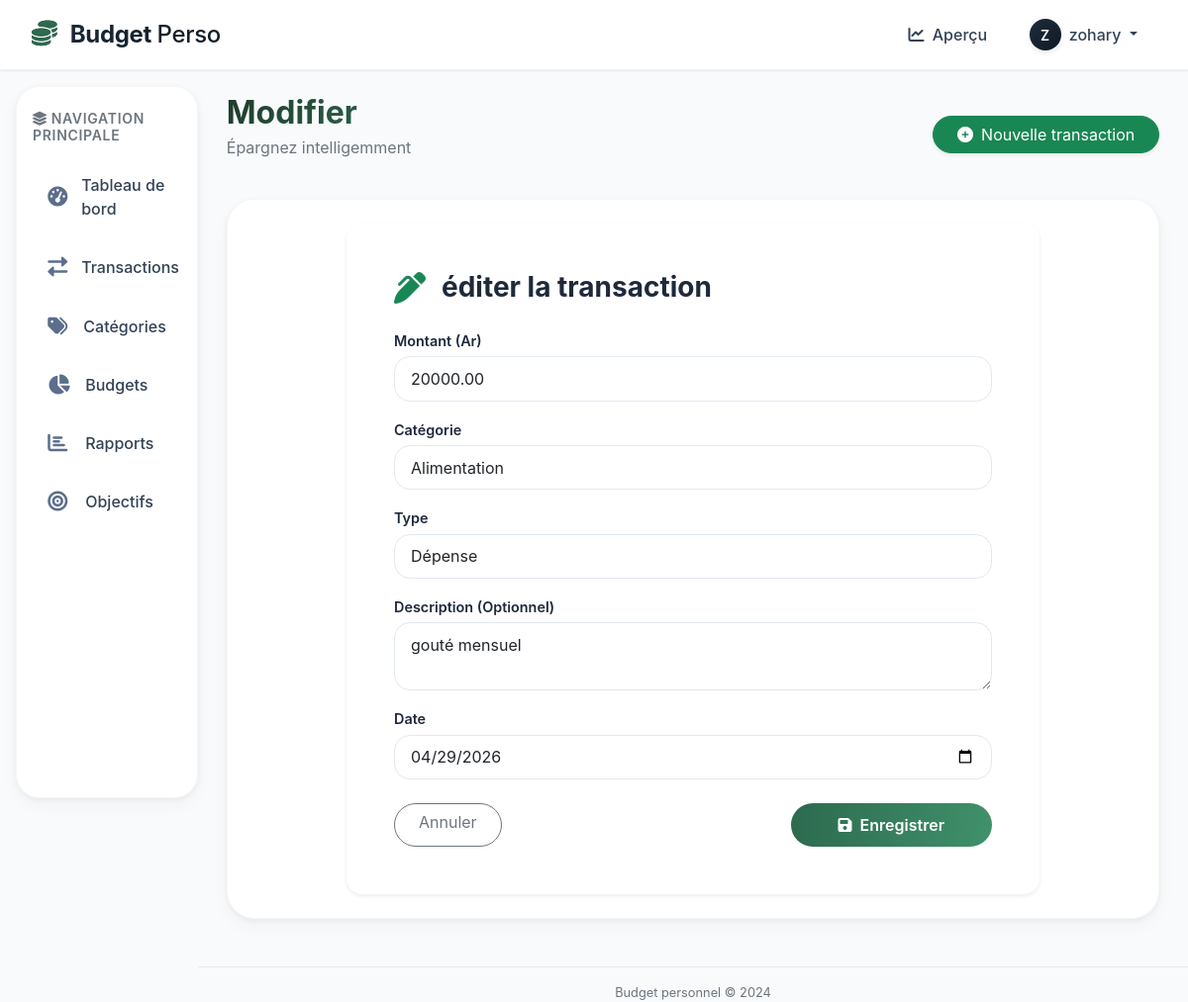
The app's page /transactions/edit/1/ (signed in) with its own data.
### budget/models.py (models this page shows, shortened)
class Transaction(models.Model):
    TYPE_CHOICES = (
        ('income', 'Revenu'),
        ('expense', 'Dépense'),
    )
    amount = models.DecimalField(max_digits=10, decimal_places=2)
    category = models.ForeignKey(Category, on_delete=models.CASCADE, related_name='transactions')
    type = models.CharField(max_length=10, choices=TYPE_CHOICES)
    description = models.TextField(blank=True)
    date = models.DateField()
    user = models.ForeignKey(User, on_delete=models.CASCADE, related_name='transactions')
    created_at = models.DateTimeField(auto_now_add=True)
    updated_at = models.DateTimeField(auto_now=True)

### budget/views.py (the view)
# urls.py: path('transactions/edit/<int:pk>/', views.transaction_update, name='transaction_update'),
@login_required
def transaction_update(request, pk):
    transaction = get_object_or_404(Transaction, pk=pk, user=request.user)
    if request.method == 'POST':
        form = TransactionForm(request.POST, instance=transaction, user=request.user)
        if form.is_valid():
            form.save()
            messages.success(request, 'Transaction modifiée avec succès !')
            return redirect('transaction_list')
    else:
        form = TransactionForm(instance=transaction, user=request.user)
    return render(request, 'budget/update.html', {'form': form})

### budget/forms.py
class TransactionForm(forms.ModelForm):
    class Meta:
        model = Transaction
        fields = ['amount', 'category', 'type', 'description', 'date']
        widgets = {
            'date': forms.DateInput(attrs={'type': 'date', 'class': 'form-control'}),
            'amount': forms.NumberInput(attrs={'class': 'form-control', 'step': '0.01'}),
            'category': forms.Select(attrs={'class': 'form-control'}),
            'type': forms.Select(attrs={'class': 'form-control'}),
            'description': forms.Textarea(attrs={'class': 'form-control', 'rows': 2}),
        }
    def __init__(self, *args, **kwargs):
        user = kwargs.pop('user', None)
        super().__init__(*args, **kwargs)
        if user:
            self.fields['category'].queryset = Category.objects.filter(user=user)

### budget/templates/budget/update.html (shortened to what this page needs)
{% extends "base.html" %}
{% load static %}
{% block content %}
<div class="container">
    <div class="form-card">
        <div class="card shadow-sm border-0 rounded-4 p-4 p-md-5">
            <div class="d-flex align-items-center gap-3 mb-4">
                <i class="fas fa-pen-alt fa-2x text-success"></i>
                <h3 class="fw-bold mb-0">éditer la transaction</h3>
            </div>
            <form method="post">
                <div class="mb-3">
                    <label for="id_amount" class="form-label">Montant (Ar)</label>
                    <input type="number" step="0.01" name="amount" id="id_amount"
                        class="form-control" value="{{ form.amount.value|default:''}}" required>
                </div>
                <div class="mb-3">
                    <label for="id_category" class="form-label">Catégorie</label>
                    <select name="category" id="id_category" class="form-control" required>
                        {% for cat in form.category.field.queryset %}
                            <option value="{{ cat.pk }}" {% if cat.pk == form.category.value %}selected{% endif %}>
                                {{ cat.name }}
                            </option>
                        {% endfor %}
                    </select>
                </div>
                <div class="mb-3">
                    <label for="id_type" class="form-label">Type</label>
                    <select name="type" id="id_type" class="form-control" required>
                        <option value="expense" {% if form.type.value == 'expense' %}selected{% endif %}>Dépense</option>
                    </select>
                </div>
                <div class="mb-3">
                    <label for="id_description" class="form-label">Description (Optionnel)</label>
                    <textarea name="description" id="id_description" rows="2" class="form-control">{{ form.description.value|default:'' }}</textarea>
                </div>
                <div class="mb-4">
                    <label for="id_date" class="form-label">Date</label>
                    <input type="date" name="date" id="id_date"
                        class="form-control" value="{{ form.date.value|date:'Y-m-d'}}" required>
                </div>
                <div class="d-flex justify-content-between gap-2">
                    <a href="{% url 'transaction_list' %}" class="btn btn-outline-secondary rounded-pill px-4">
                        Annuler
                    </a>
                    <button type="submit" class="btn btn-submit text-white rounded-pill px-5">
                        <i class="fas fa-save me-2"></i>Enregistrer
                    </button>
                </div>
            </form>
        </div>
    </div>
</div>
{% endblock %}

### budget/templates/base.html (shortened to what this page needs)
{% load static %}
<!DOCTYPE html>
<html lang="fr">
<head>
    <link href="{% static 'bootstrap/css/bootstrap.min.css' %}" rel="stylesheet">
    <link rel="stylesheet" href="https://cdnjs.cloudflare.com/ajax/libs/font-awesome/6.0.0-beta3/css/all.min.css">
</head>
<body>
    {% if user.is_authenticated %}
    <nav class="navbar navbar-expand-lg nav-horizontal sticky-top">
        <div class="container-fluid px-0 px-lg-2">
            <a class="navbar-brand" href="{% url 'dashboard' %}">
                <i class="fas fa-coins"></i>
                Budget <span style="font-weight: 500;">Perso</span>
            </a>
            <div class="collapse navbar-collapse" id="navbarHorizontal">
                <ul class="navbar-nav ms-auto mb-2 mb-lg-0 align-items-center gap-1">
                    <li class="nav-item">
                        <a class="nav-link-horizontal" href="{% url 'dashboard' %}"><i class="fas fa-chart-line me-1"></i> Aperçu</a>
                    </li>
                    <li class="nav-item dropdown">
                        <a class="nav-link-horizontal dropdown-toggle" href="#" id="userDropdown" role="button" data-bs-toggle="dropdown" aria-expanded="false">
                            <div class="user-avatar d-inline-flex me-1" style="width: 32px;height: 32px;font-size: 14px;">
                                <span>{{ user.username|make_list|first|upper }}</span>
                            </div>
                            <span class="d-none d-md-inline">{{ user.get_full_name|default:user.username }}</span>
                        </a>
                    </li>
                </ul>
            </div>
        </div>
    </nav>
    <div class="container-fluid px-0">
        <div class="row g-0">
            <div class="col-12 col-md-4 col-lg-3 col-xl-2">
                <div class="sidebar-vertical">
                    <div class="px-1 mb-3 d-none d-md-block">
                        <h6 class="text-uppercase text-muted small fw-semibold tracking-wide">
                            <i class="fas fa-layer-group me-1"></i>Navigation principale
                        </h6>
                    </div>
                    <ul class="nav-vertical">
                        <li class="nav-item-vertical">
                            <a class="nav-link-vertical {% if request.resolver_match.url_name == 'dashboard' %}active{% endif %}" href="{% url 'dashboard' %}">
                                <i class="fas fa-tachometer-alt"></i>
                                <span>Tableau de bord</span>
                            </a>
                        </li>
                        <li class="nav-item-vertical">
                            <a class="nav-link-vertical {% if request.resolver_match.url_name == 'transaction_list' %}active{% endif %}" href="{% url 'transaction_list' %}">
                                <i class="fas fa-exchange-alt"></i>
                                <span>Transactions</span>
                            </a>
                        </li>
                        <li class="nav-item-vertical">
                            <a class="nav-link-vertical {% if request.resolver_match.url_name == 'category_list' %}active{% endif %}" href="{% url 'category_list' %}">
                                <i class="fas fa-tags"></i>
                                <span>Catégories</span>
                            </a>
                        </li>
                        <li class="nav-item-vertical">
                            <a class="nav-link-vertical {% if request.resolver_match.url_name == 'budget_list' %}active{% endif %}" href="{% url 'budget_list' %}">
                                <i class="fas fa-chart-pie"></i>
                                <span>Budgets</span>
                            </a>
                        </li>
                        <li class="nav-item-vertical">
                            <a class="nav-link-vertical {% if request.resolver_match.url_name == 'report_list' %}active{% endif %}" href="{% url 'report_list' %}">
                                <i class="fas fa-chart-bar"></i>
                                <span>Rapports</span>
                            </a>
                        </li>
                        <li class="nav-item-vertical">
                            <a class="nav-link-vertical {% if request.resolver_match.url_name == 'goal_list' %}active{% endif %}" href="{% url 'goal_list' %}">
                                <i class="fas fa-bullseye"></i>
                                <span>Objectifs</span>
                            </a>
                        </li>
                    </ul>
                </div>
            </div>
            <div class="col-12 col-md-8 col-lg-9 col-xl-10">
                <div class="main-content">
                    {% block page_header %}
                    <div class="d-flex flex-wrap justify-content-between align-items-center mb-4">
                        <div>
                            <h2 class="fw-bold mb-1" style="background: linear-gradient(135deg, #1f3b2c,#2d6a4f); -webkit-background-clip: text; background-clip: text; color: transparent;">
                            {% block page_title %}Bienvenue sur votre espace budget{% endblock %}</h2>
                            <p class="text-muted">Épargnez intelligemment</p>
                        </div>
                        <div>
                            <a href="{% url 'transaction_create' %}" class="btn btn-success rounded-pill shadow-sm px-4">
                                <i class="fas fa-plus-circle me-2"></i>Nouvelle transaction
                            </a>
                        </div>
                    </div>
                    {% endblock %}
                    <div class="content-card hover-lift">
                        {% block content %}{% endblock %}
                    </div>
                </div>
                <footer class="text-center text-muted mt-4 pt-3">
                    <span>Budget personnel © 2024</span>
                </footer>
            </div>
        </div>
    </div>
    {% else %}
        {% block auth_content %}{% endblock %}
    {% endif %}
</body>
</html>

### budget/templates/base.html (style rules this page uses)
:root { --primary-gradient: linear-gradient(135deg, #1e2b3c 0%, #0f1a24 100%); --accent-color: #2d6a4f; --accent-hover: #40916c; --sidebar-bg: #ffffff; --card-shadow: 0 8px 20px rgba(0,0,0,0.03), 0 2px 6px rgba(0,0,0,0.05); --transition-fast: all 0.2s ease; }
body { font-family: 'Inter', sans-serif; background-color: #f8fafc; overflow-x: hidden; color: #1e293b; }
.nav-horizontal { background: rgba(255, 255, 255, 0.96); backdrop-filter: blur(8px); box-shadow: 0 1px 3px rgba(0,0,0,0.05), 0 1px 2px rgba(0,0,0,0.03); padding: 0.75rem 1.5rem; border-bottom: 1px solid rgba(0,0,0,0.05); }
.navbar-brand { font-weight: 700; font-size: 1.5rem; background: var(--primary-gradient); -webkit-background-clip: text; background-clip: text; color: transparent !important; letter-spacing: -0.3px; }
.navbar-brand i { background: none; color: #2d6a4f; margin-right: 8px; font-size: 1.6rem; }
.nav-link-horizontal { color: #334155; font-weight: 500; border-radius: 40px; padding: 0.5rem 1rem !important; margin: 0 0.2rem; transition: var(--transition-fast); text-decoration: none; }
.user-avatar { width: 38px; height: 38px; background: var(--primary-gradient); border-radius: 50%; display: inline-flex; align-items: center; justify-content: center; color: white; font-weight: 600; box-shadow: 0 2px 6px rgba(0,0,0,0.1); }
.sidebar-vertical { background-color: var(--sidebar-bg); border-radius: 24px; margin: 1rem 0 1rem 1rem; box-shadow: var(--card-shadow); padding: 1.5rem 0.75rem; height: calc(100vh - 80px); position: sticky; top: 80px; transition: var(--transition-fast); border: 1px solid rgba(0,0,0,0.03); }
.nav-vertical { display: flex; flex-direction: column; gap: 0.5rem; padding-left: 0; }
.nav-item-vertical { list-style: none; }
.nav-link-vertical { display: flex; align-items: center; gap: 14px; padding: 0.85rem 1.2rem; border-radius: 18px; color: #334155; font-weight: 500; transition: var(--transition-fast); text-decoration: none; }
.nav-link-vertical i { width: 24px; font-size: 1.25rem; color: #5b6e8c; transition: var(--transition-fast); }
.main-content { padding: 1.5rem 1.8rem; min-height: calc(100vh - 76px); }
.content-card { background: white; border-radius: 28px; box-shadow: var(--card-shadow); padding: 1.5rem; transition: all 0.2s; border: 1px solid rgba(0,0,0,0.03); }
.hover-lift { transition: transform 0.2s, box-shadow 0.2s; }
footer { font-size: 0.8rem; border-top: 1px solid #e9ecef; margin-top: 2rem; }
.tracking-wide { letter-spacing: 0.05em; }

### budget/templates/budget/update.html (style rules this page uses)
.form-card { max-width: 700px; margin: 0 auto; }
.form-label { font-weight: 600; font-size: 0.9rem; margin-bottom: 0.3rem; }
.form-control, .form-select { border-radius: 16px; border: 1px solid #e2e8f0; padding: 0.6rem 1rem; transition: all 0.2s; }
.btn-submit { background: linear-gradient(95deg, #2d6a4f, #40916c); border: none; border-radius: 40px; padding: 10px 28px; font-weight: 600; }

### records on screen
Transaction: amount "20000.00", type "Dépense", description "gouté mensuel", date "04/29/2026"

### other values on screen
{{ user.username|make_list|first|upper }} "Z"
{{ user.get_full_name|default:user.username }} "zohary"
form field category "Alimentation"
